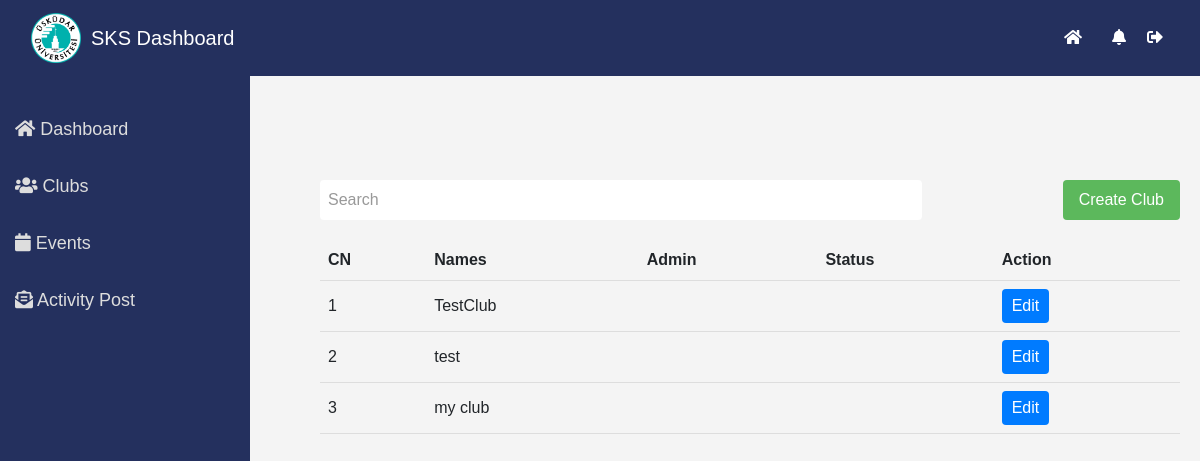
Before: /admin_clubs/ with the older database file.
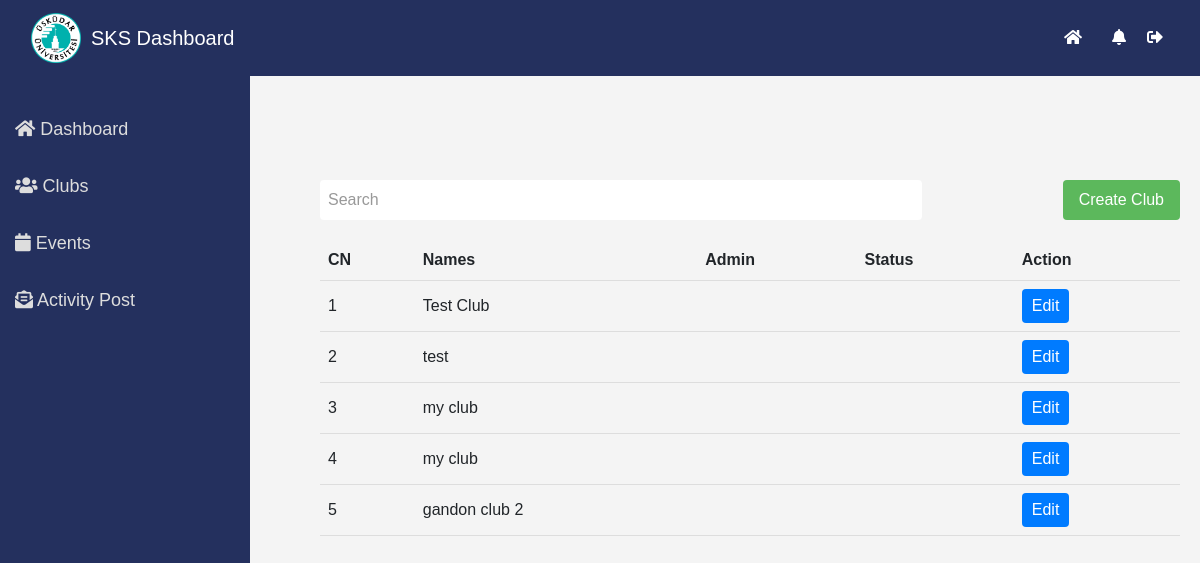
After: the same page with the newer database file.
### student_clubs/models.py (models this page shows)
class Club(models.Model):
    club_id = models.AutoField(primary_key=True)
    club_name = models.CharField(max_length=255)
    club_manager = models.ManyToManyField(RedSeaUser)
    status_club = models.TextChoices("Active", "Not Active")
    date_created = models.DateTimeField(auto_now=True)

### student_clubs/views.py (the view)
# urls.py: path('admin_clubs/', ClubListView.as_view(), name='admin_club'),
class ClubListView(ListView, LoginRequiredMixin):
    model = Club
    template_name = 'admin_clubs.html'
    context_object_name = 'clubs'
    def get_queryset(self):
        return Club.objects.all()

### student_clubs/templates/admin_clubs.html (shortened to what this page needs)
{%extends "admin_navbar.html"%} {%load static%} {%block content%}
<div class="manage-clubs-container">
  <div class="search-and-create">
    <input type="text" id="searchInput" placeholder="Search" />
    <button class="create-club-button">
      <a
        style="text-decoration: none; color: white"
        href="{%url 'create_club'%}"
        >Create Club</a
      >
    </button>
  </div>
  <table id="clubsTable">
    <thead>
      <tr>
        <th>CN</th>
        <th>Names</th>
        <th>Admin</th>
        <th>Status</th>
        <th>Action</th>
      </tr>
    </thead>
    <tbody>
      {% for club in clubs %}
      <tr>
        <td>{{club.club_id }}</td>
        <td>{{club.club_name }}</td>
        <td>{{club.club_manager.fullName}}</td>
        <td>{{club.club_status}}</td>
        <td>
          <button
            type="button"
            class="btn btn-primary edit-btn"
            data-id="{{ club.pk }}"
            data-name="{{ club.club_name }}"
          >
            Edit
          </button>
        </td>
      </tr>
      {% endfor %}
    </tbody>
  </table>
</div>
{%endblock%}

Changed rows visible on the page:
changed Club id 1: club_name "TestClub" → "Test Club"
added Club: club_id "4", club_name "my club"
added Club: club_id "5", club_name "gandon club 2"
